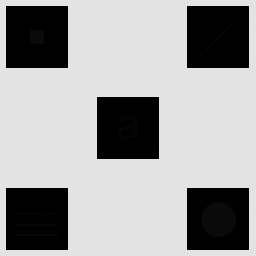
#> input picture tp1/img/Imagen_con_detalles_escondidos.tif, 256 x 256 px, found by its file name
$ python Ejercicio1.py
#> lines starting #> are read from the running program, lines starting #| are printed output that depends on the picture
#> further down, imagen_original is the input picture: shape (256, 256); min 0, max 228, mean 160.7
import cv2
import numpy as np
import matplotlib.pyplot as plt

def ecualizacion_local_histograma(imagen, tamano_ventana):
#> called with tamano_ventana = 30
    alto, ancho = imagen.shape
#> alto = 256; ancho = 256
    mitad_ventana = tamano_ventana // 2

    # Agregar bordes para manejar los pixeles cercanos a los bordes de la imagen
    imagen_con_bordes = cv2.copyMakeBorder(imagen, mitad_ventana, mitad_ventana, mitad_ventana, mitad_ventana, cv2.BORDER_REPLICATE)
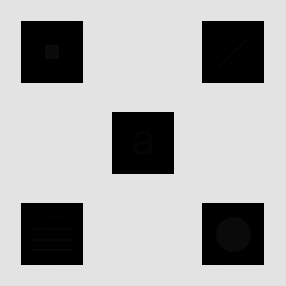
#> imagen_con_bordes: shape (286, 286); min 0, max 228, mean 173.8

    imagen_resultado = np.zeros_like(imagen, dtype=np.uint8)

    for i in range(mitad_ventana, alto + mitad_ventana):
        for j in range(mitad_ventana, ancho + mitad_ventana):
            ventana = imagen_con_bordes[i-mitad_ventana:i+mitad_ventana+1, j-mitad_ventana:j+mitad_ventana+1]
            hist, _ = np.histogram(ventana.flatten(), bins=256, range=(0,256), density=True)
            cdf = hist.cumsum()
            cdf_normalizado = (cdf - cdf.min()) * 255 / (cdf.max() - cdf.min())
            imagen_resultado[i-mitad_ventana, j-mitad_ventana] = cdf_normalizado[ventana[mitad_ventana, mitad_ventana]]
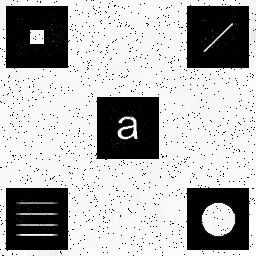
#> imagen_resultado: shape (256, 256); min 0, max 255, mean 177.1

    return imagen_resultado

ruta_imagen = 'imagen_con_detalles_escondidos.tif'
imagen_original = cv2.imread(ruta_imagen, cv2.IMREAD_GRAYSCALE)

tamano_ventana = 30

imagen_procesada = ecualizacion_local_histograma(imagen_original, tamano_ventana)

plt.figure(figsize=(10,5))
plt.subplot(121)
plt.title('Imagen Original')
plt.imshow(imagen_original, cmap='gray')
plt.subplot(122)
plt.title('Resultado')
plt.imshow(imagen_procesada, cmap='gray')
plt.show(block=False)
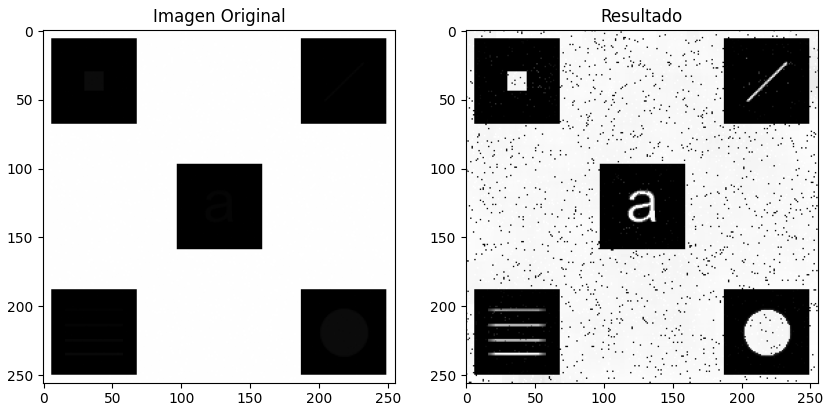
#> figure drawn by matplotlib, 2 panels
